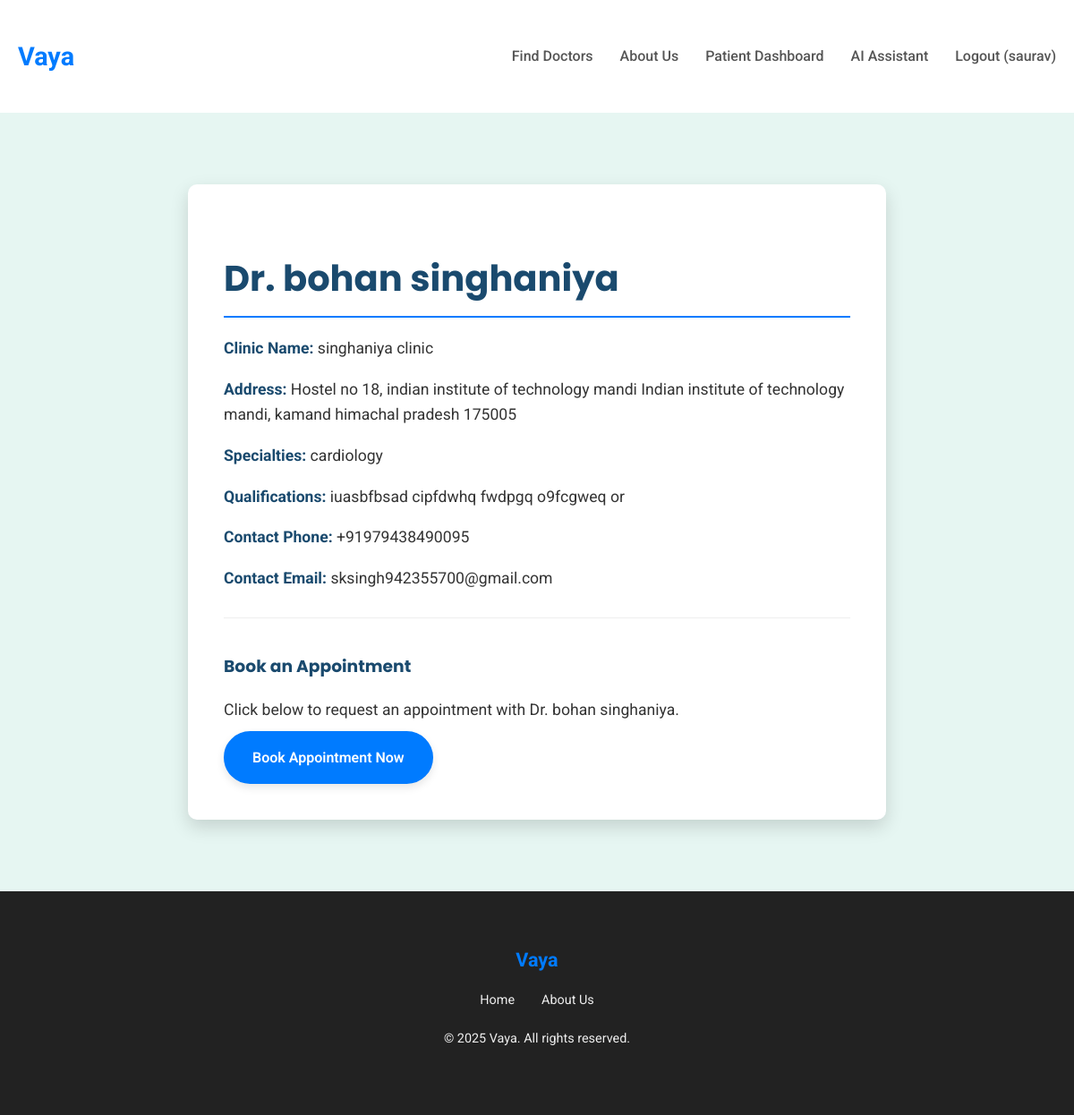
Page /doctors/1/ (signed in) on the committed database.
### users/models.py (models this page shows, shortened)
class CustomUser(AbstractUser):
    phone_number = models.CharField(max_length=15, unique=True, blank=True, null=True)
    date_of_birth = models.DateField(blank=True, null=True)
    GENDER_CHOICES = [
        ('M', 'Male'),
        ('F', 'Female'),
        ('O', 'Other'),
        ('P', 'Prefer not to say'),
    ]
    gender = models.CharField(max_length=1, choices=GENDER_CHOICES, blank=True, null=True)
    groups = models.ManyToManyField(
        "auth.Group",
        verbose_name="groups",
        blank=True,
        help_text="The groups this user belongs to. A user will get all permissions granted to each of their groups.",
        related_name="customuser_set",
        related_query_name="customuser",
    )
    user_permissions = models.ManyToManyField(
        "auth.Permission",
        verbose_name="user permissions",
        blank=True,
        help_text="Specific permissions for this user.",
        related_name="customuser_set",
        related_query_name="customuser",
    )

### doctors/models.py (models this page shows, shortened)
class Doctor(models.Model):
    user = models.OneToOneField(CustomUser, on_delete=models.SET_NULL, null=True, blank=True, related_name='doctor_login_profile')
    full_name = models.CharField(max_length=200)
    specialties = models.ManyToManyField(Specialty, blank=True, related_name='doctors')
    clinic_name = models.CharField(max_length=200)
    clinic_address = models.TextField()
    contact_phone = models.CharField(max_length=15, unique=True)
    contact_email = models.EmailField(unique=True, blank=True, null=True)
    qualifications = models.TextField(blank=True, null=True)
    is_approved = models.BooleanField(default=False)
    working_days = models.CharField(
        max_length=100,
        blank=True,
        null=True,
        help_text="E.g., Mon-Fri, Mon,Wed,Fri, or All Weekends"
    )
    start_time = models.TimeField(blank=True, null=True)
    end_time = models.TimeField(blank=True, null=True)
    class Meta:
        ordering = ['full_name']

class Specialty(models.Model):
    name = models.CharField(max_length=100, unique=True)
    class Meta:
        verbose_name_plural = "Specialties"

### doctors/views.py (the view)
# urls.py: path('<int:doctor_id>/', views.doctor_detail, name='doctor_detail'),
def doctor_detail(request, doctor_id):
    doctor = Doctor.objects.get(id=doctor_id) # Or use get_object_or_404
    context = {'doctor': doctor}
    return render(request, 'doctors/doctor_detail.html', context)

### templates/doctors/doctor_detail.html (shortened to what this page needs)
{% extends 'base.html' %}
{% block content %}
    <section class="profile-section">
        <div class="container">
            <div class="doctor-profile">
                <h1>Dr. {{ doctor.full_name }}</h1>
                <p><strong>Clinic Name:</strong> {{ doctor.clinic_name }}</p>
                <p><strong>Address:</strong> {{ doctor.clinic_address }}</p>
                <p><strong>Specialties:</strong>
                    {% for specialty in doctor.specialties.all %}
                        {{ specialty.name }}{% if not forloop.last %}, {% endif %}
                    {% empty %}
                        N/A
                    {% endfor %}
                </p>
                <p><strong>Qualifications:</strong> {{ doctor.qualifications|default:"Not provided" }}</p>
                <p><strong>Contact Phone:</strong> {{ doctor.contact_phone }}</p>
                <p><strong>Contact Email:</strong> {{ doctor.contact_email|default:"Not provided" }}</p>
                <div style="margin-top: 30px; padding-top: 20px; border-top: 1px solid #eee;">
                    <h3>Book an Appointment</h3>
                    <p>Click below to request an appointment with Dr. {{ doctor.full_name }}.</p>
                    {% if user.is_authenticated %}
                        <a href="{% url 'book_appointment' doctor.id %}" class="btn-primary">Book Appointment Now</a>
                    {% else %}
                        <p>Please <a href="{% url 'login' %}">login</a> to book an appointment.</p>
                    {% endif %}
                </div>
            </div>
        </div>
    </section>
{% endblock %}

### templates/base.html (shortened to what this page needs)
<!DOCTYPE html>
<html lang="en">
<head>
</head>
<body>
    <header>
        <div class="container navbar">
            <a href="{% url 'landing_page' %}" class="logo">Vaya</a>
            <nav>
                <ul class="nav-links">
                    {% if not user.is_authenticated or not user.doctor_login_profile.is_approved %}
                        <li><a href="{% url 'doctor_list' %}">Find Doctors</a></li>
                    {% endif %}
                    <li><a href="{% url 'about_us' %}">About Us</a></li>
                    {% if user.is_authenticated %}
                        {% if user.doctor_login_profile and user.doctor_login_profile.is_approved %}
                            <li><a href="{% url 'doctor_dashboard' %}">Doctor Dashboard</a></li>
                        {% elif user.doctor_login_profile and not user.doctor_login_profile.is_approved %}
                            <li><a href="{% url 'landing_page' %}">Profile Pending</a></li>
                        {% else %}
                            <li><a href="{% url 'patient_dashboard' %}">Patient Dashboard</a></li>
                            <li><a href="{% url 'symptom_checker' %}">AI Assistant</a></li>
                        {% endif %}
                        <li><a href="{% url 'logout' %}">Logout ({{ user.username }})</a></li>
                    {% else %}
                        <li><a href="{% url 'register_clinic' %}">For Doctors</a></li>
                        <li><a href="{% url 'login' %}">Login</a></li>
                    {% endif %}
                </ul>
            </nav>
        </div>
    </header>
    {% block content %}{% endblock %}
    <footer>
        <div class="container">
            <a href="{% url 'landing_page' %}" class="logo">Vaya</a>
            <ul class="footer-links">
                <li><a href="{% url 'landing_page' %}">Home</a></li>
                <li><a href="{% url 'about_us' %}">About Us</a></li>
            </ul>
            <p>&copy; 2025 Vaya. All rights reserved.</p>
        </div>
    </footer>
</body>
</html>

### templates/base.html (style rules this page uses)
body { margin: 0; font-family: 'Roboto', sans-serif; line-height: 1.6; color: #333; background-color: #f8fcfb; display: flex; flex-direction: column; min-height: 100vh; }
h1, h2, h3 { font-family: 'Poppins', sans-serif; color: #1a4a6e; }
.container { max-width: 1200px; margin: 0 auto; padding: 20px; }
header { background-color: #fff; padding: 20px 0; box-shadow: 0 2px 4px rgba(0,0,0,0.05); }
.navbar { display: flex; justify-content: space-between; align-items: center; }
.logo { font-size: 1.8em; font-weight: 700; color: #007bff; text-decoration: none; }
.nav-links { list-style: none; margin: 0; padding: 0; display: flex; }
.nav-links li { margin-left: 30px; }
.nav-links a { text-decoration: none; color: #555; font-weight: 500; transition: color 0.3s ease; }
.btn-primary { background-color: #007bff; color: #fff; border: 2px solid #007bff; display: inline-block; padding: 15px 30px; border-radius: 50px; text-decoration: none; font-weight: 600; transition: background-color 0.3s ease, color 0.3s ease, transform 0.2s ease; box-shadow: 0 4px 10px rgba(0,0,0,0.1); }
footer { background-color: #222; color: #eee; padding: 40px 0; text-align: center; font-size: 0.9em; margin-top: auto; }
footer .logo { color: #007bff; font-size: 1.5em; margin-bottom: 15px; display: inline-block; }
.footer-links { list-style: none; padding: 0; margin: 0 0 20px 0; display: flex; justify-content: center; flex-wrap: wrap; gap: 15px 30px; }
.footer-links a { color: #eee; text-decoration: none; transition: color 0.3s ease; }

### templates/doctors/doctor_detail.html (style rules this page uses)
.profile-section { flex-grow: 1; padding: 60px 0; background-color: #e6f6f2; display: flex; align-items: center; justify-content: center; }
.doctor-profile { background-color: #fff; padding: 40px; border-radius: 10px; box-shadow: 0 8px 20px rgba(0,0,0,0.15); width: 100%; max-width: 700px; text-align: left; }
.doctor-profile h1 { font-size: 2.5em; margin-bottom: 20px; border-bottom: 2px solid #007bff; padding-bottom: 10px; }
.doctor-profile p { margin-bottom: 10px; font-size: 1.1em; }
.doctor-profile strong { color: #1a4a6e; }

### rows in the picture
CustomUser: username "saurav"
Doctor: full_name "bohan singhaniya", clinic_name "singhaniya clinic", clinic_address "Hostel no 18, indian institute of technology mandi Indian institute of technology mandi, kamand himachal pradesh 175005", qualifications "iuasbfbsad cipfdwhq fwdpgq o9fcgweq or", contact_phone "+91979438490095", contact_email "sksingh942355700@gmail.com"
Specialty: name "cardiology"
